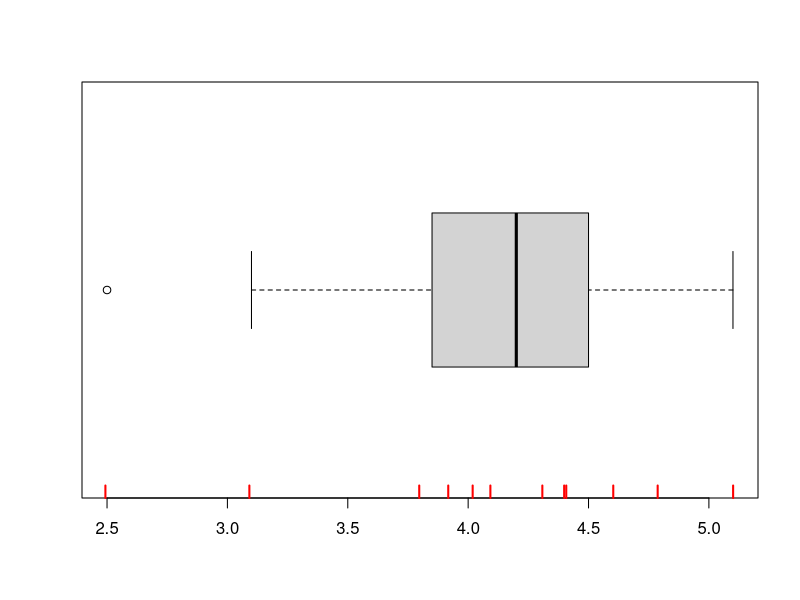
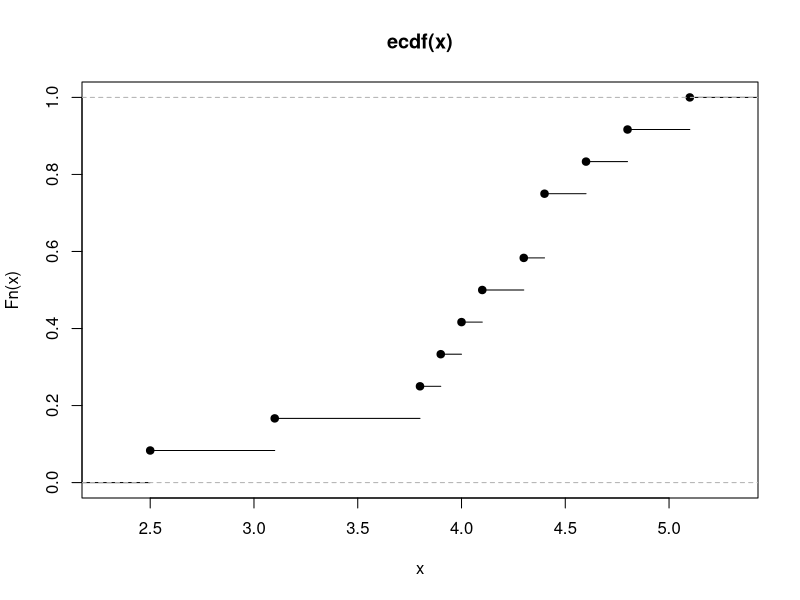

Generate these figures, in order, with R:
## Data vector or 12 elements with ties in 2 elements in 4.4
x <- c(4.0,4.4,3.8,2.5,3.1,4.3,5.1,4.6,3.9,4.8,4.4,4.1)

## uniformly distributed numbers, randomly sorted
#x <- sample(1:20, size=20, replace = FALSE)  


( sort(x) )                                  # works only on vectors

## Display the data
boxplot(x, horizontal=TRUE)
rug(jitter(x), side=1, lwd=2, col="red")

## Re-ordering works on matrices and data-frames
idx <- order(x)                              # Order generates a shuffle index
                                             # take the idx's element and place
                                             # it at its position
xOrder <- x[idx]                             # Shuffle data positions in vector
(data.frame(x, idx, x[idx]))

## Ranking data
xRank <- rank(x, ties.method="random")       # Explore other methods
(cbind(x,xRank))

## quantiles Q[i](p) = (1 - z)*x[j] + z*x[j+1] with 0 <= z <= 1
( quantile(x[idx], prob=seq(0.1,0.9,by=0.1)) ) 
( quantile(x[idx], prob=c(0.25,0.5,0.75), type=2) )   # Quartiles
fivenum(x)

## Percentage (probability) points - for tied data use the larger percentile
( data.frame("X-value"=x[idx], "Percentile a=0.0"=ppoints(x,a=0.0),
             "Percentile a=0.5"=ppoints(x,a=0.5), "Percentile a=1.0"=ppoints(x,a=1.0)) )

## Empirical Distribution Function
summary(ecdf(x))
plot(ecdf(x))
